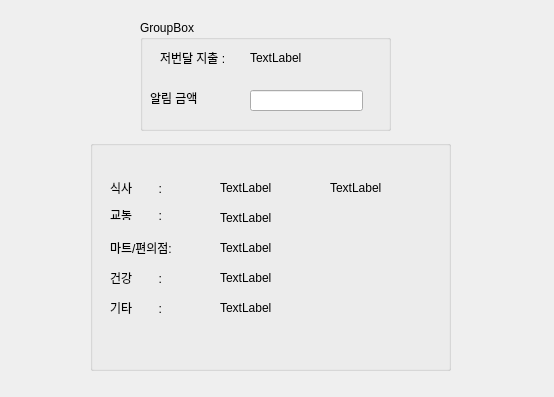
<?xml version="1.0" encoding="UTF-8"?>
<ui version="4.0">
 <class>Form</class>
 <widget class="QWidget" name="Form">
  <property name="geometry">
   <rect>
    <x>0</x>
    <y>0</y>
    <width>554</width>
    <height>397</height>
   </rect>
  </property>
  <property name="windowTitle">
   <string>Form</string>
  </property>
  <widget class="QGroupBox" name="groupBox">
   <property name="geometry">
    <rect>
     <x>140</x>
     <y>20</y>
     <width>251</width>
     <height>111</height>
    </rect>
   </property>
   <property name="title">
    <string>GroupBox</string>
   </property>
   <widget class="QLabel" name="label">
    <property name="geometry">
     <rect>
      <x>110</x>
      <y>30</y>
      <width>58</width>
      <height>16</height>
     </rect>
    </property>
    <property name="text">
     <string>TextLabel</string>
    </property>
   </widget>
   <widget class="QLineEdit" name="num1">
    <property name="geometry">
     <rect>
      <x>110</x>
      <y>70</y>
      <width>113</width>
      <height>21</height>
     </rect>
    </property>
   </widget>
   <widget class="QLabel" name="label_2">
    <property name="geometry">
     <rect>
      <x>20</x>
      <y>30</y>
      <width>81</width>
      <height>16</height>
     </rect>
    </property>
    <property name="text">
     <string>저번달 지출 :</string>
    </property>
   </widget>
   <widget class="QLabel" name="label_3">
    <property name="geometry">
     <rect>
      <x>10</x>
      <y>70</y>
      <width>91</width>
      <height>16</height>
     </rect>
    </property>
    <property name="text">
     <string>알림 금액</string>
    </property>
   </widget>
  </widget>
  <widget class="QGroupBox" name="groupBox_2">
   <property name="geometry">
    <rect>
     <x>90</x>
     <y>140</y>
     <width>361</width>
     <height>231</height>
    </rect>
   </property>
   <property name="title">
    <string/>
   </property>
   <widget class="QLabel" name="label_4">
    <property name="geometry">
     <rect>
      <x>20</x>
      <y>40</y>
      <width>58</width>
      <height>16</height>
     </rect>
    </property>
    <property name="text">
     <string>식사        :</string>
    </property>
   </widget>
   <widget class="QLabel" name="label_5">
    <property name="geometry">
     <rect>
      <x>20</x>
      <y>70</y>
      <width>58</width>
      <height>10</height>
     </rect>
    </property>
    <property name="text">
     <string>교통        :</string>
    </property>
   </widget>
   <widget class="QLabel" name="label_6">
    <property name="geometry">
     <rect>
      <x>20</x>
      <y>100</y>
      <width>71</width>
      <height>16</height>
     </rect>
    </property>
    <property name="text">
     <string>마트/편의점:</string>
    </property>
   </widget>
   <widget class="QLabel" name="label_7">
    <property name="geometry">
     <rect>
      <x>20</x>
      <y>130</y>
      <width>58</width>
      <height>16</height>
     </rect>
    </property>
    <property name="text">
     <string>건강        :</string>
    </property>
   </widget>
   <widget class="QLabel" name="label_8">
    <property name="geometry">
     <rect>
      <x>20</x>
      <y>160</y>
      <width>58</width>
      <height>16</height>
     </rect>
    </property>
    <property name="text">
     <string>기타        :</string>
    </property>
   </widget>
   <widget class="QLabel" name="label_9">
    <property name="geometry">
     <rect>
      <x>130</x>
      <y>40</y>
      <width>58</width>
      <height>16</height>
     </rect>
    </property>
    <property name="text">
     <string>TextLabel</string>
    </property>
   </widget>
   <widget class="QLabel" name="label_10">
    <property name="geometry">
     <rect>
      <x>240</x>
      <y>40</y>
      <width>58</width>
      <height>16</height>
     </rect>
    </property>
    <property name="text">
     <string>TextLabel</string>
    </property>
   </widget>
   <widget class="QLabel" name="label_11">
    <property name="geometry">
     <rect>
      <x>130</x>
      <y>70</y>
      <width>58</width>
      <height>16</height>
     </rect>
    </property>
    <property name="text">
     <string>TextLabel</string>
    </property>
   </widget>
   <widget class="QLabel" name="label_12">
    <property name="geometry">
     <rect>
      <x>130</x>
      <y>100</y>
      <width>58</width>
      <height>16</height>
     </rect>
    </property>
    <property name="text">
     <string>TextLabel</string>
    </property>
   </widget>
   <widget class="QLabel" name="label_13">
    <property name="geometry">
     <rect>
      <x>130</x>
      <y>130</y>
      <width>58</width>
      <height>16</height>
     </rect>
    </property>
    <property name="text">
     <string>TextLabel</string>
    </property>
   </widget>
   <widget class="QLabel" name="label_14">
    <property name="geometry">
     <rect>
      <x>130</x>
      <y>160</y>
      <width>58</width>
      <height>16</height>
     </rect>
    </property>
    <property name="text">
     <string>TextLabel</string>
    </property>
   </widget>
  </widget>
 </widget>
 <resources/>
 <connections/>
</ui>
